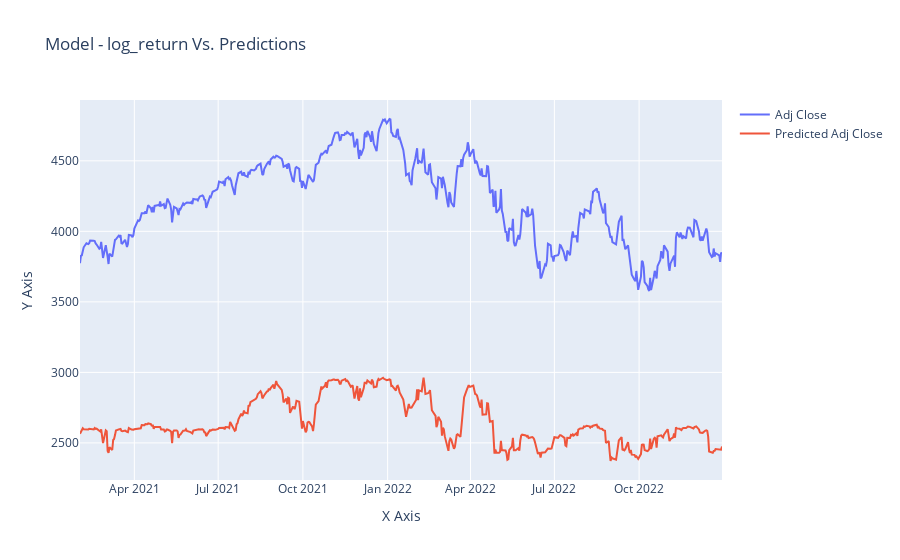

Write notebook code for a chart like this one.
### Code cell
# Assuming df is your DataFrame containing the data
# Replace 'feature1' and 'feature2' with the names of the features you want to plot
feature1 = 'Adj Close'
feature2 = 'Predicted Adj Close'

# Create line plot
fig = go.Figure(data=go.Scatter(
    x=dfX.index,  # Assuming the index represents x-axis values
    y=dfX[feature1],
    mode='lines',
    name=feature1
))

# Add another line plot for the second feature
fig.add_trace(go.Scatter(
    x=dfX.index,  # Assuming the index represents x-axis values
    y=dfX[feature2],
    mode='lines',
    name=feature2
))

# Customize layout
fig.update_layout(
    title='Model - log_return Vs. Predictions',
    xaxis=dict(title='X Axis'),  # Customize x-axis label
    yaxis=dict(title='Y Axis'),  # Customize y-axis label
    hovermode='closest'
)

# Show plot
fig.show()

### Figure 1 — Plotly figure (JSON) as saved in the notebook; plotly's stock layout.template omitted (floating-point values rounded to 4 significant figures; data arrays with more than 128 entries replaced by an {"elided": "..."} marker saying what was removed)
{"data": [{"mode": "lines", "name": "Adj Close", "type": "scatter", "x": {"elided": "484 str values"}, "y": {"elided": "484 float values"}}, {"mode": "lines", "name": "Predicted Adj Close", "type": "scatter", "x": {"elided": "484 str values"}, "y": {"elided": "484 float values"}}], "layout": {"hovermode": "closest", "title": {"text": "Model - log_return Vs. Predictions"}, "xaxis": {"title": {"text": "X Axis"}}, "yaxis": {"title": {"text": "Y Axis"}}}}
